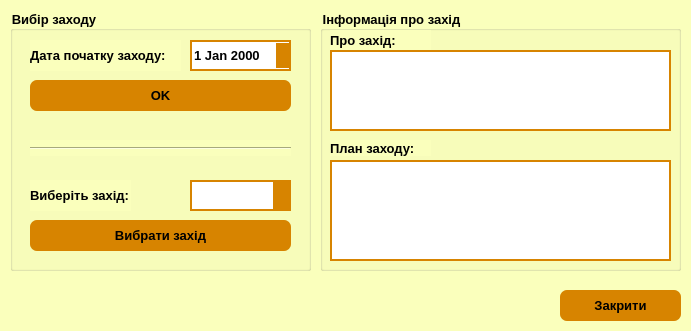
<?xml version="1.0" encoding="UTF-8"?>
<ui version="4.0">
 <class>ShowWindow</class>
 <widget class="QDialog" name="ShowWindow">
  <property name="geometry">
   <rect>
    <x>0</x>
    <y>0</y>
    <width>691</width>
    <height>331</height>
   </rect>
  </property>
  <property name="minimumSize">
   <size>
    <width>691</width>
    <height>331</height>
   </size>
  </property>
  <property name="maximumSize">
   <size>
    <width>691</width>
    <height>331</height>
   </size>
  </property>
  <property name="windowTitle">
   <string>TimeTask - Про заходи</string>
  </property>
  <property name="windowIcon">
   <iconset resource="logo.qrc">
    <normaloff>:/images/timetask-ico.ico</normaloff>:/images/timetask-ico.ico</iconset>
  </property>
  <property name="styleSheet">
   <string notr="true">background-color: rgb(250, 255, 188);</string>
  </property>
  <widget class="QPushButton" name="pushButton">
   <property name="geometry">
    <rect>
     <x>560</x>
     <y>290</y>
     <width>121</width>
     <height>31</height>
    </rect>
   </property>
   <property name="minimumSize">
    <size>
     <width>0</width>
     <height>0</height>
    </size>
   </property>
   <property name="font">
    <font>
     <pointsize>10</pointsize>
     <weight>75</weight>
     <bold>true</bold>
    </font>
   </property>
   <property name="cursor">
    <cursorShape>PointingHandCursor</cursorShape>
   </property>
   <property name="styleSheet">
    <string notr="true">QPushButton {
background-color: rgb(215, 132, 0);
border-style: solid;
border-radius: 7px;
}
QPushButton:hover {
background-color: black;
color: rgb(215, 132, 0);
}
</string>
   </property>
   <property name="text">
    <string>Закрити</string>
   </property>
  </widget>
  <widget class="QGroupBox" name="groupBox">
   <property name="geometry">
    <rect>
     <x>10</x>
     <y>10</y>
     <width>301</width>
     <height>261</height>
    </rect>
   </property>
   <property name="font">
    <font>
     <pointsize>10</pointsize>
     <weight>75</weight>
     <bold>true</bold>
    </font>
   </property>
   <property name="title">
    <string>Вибір заходу</string>
   </property>
   <widget class="QDateEdit" name="dateEdit">
    <property name="geometry">
     <rect>
      <x>180</x>
      <y>30</y>
      <width>101</width>
      <height>31</height>
     </rect>
    </property>
    <property name="font">
     <font>
      <pointsize>10</pointsize>
      <weight>75</weight>
      <bold>true</bold>
     </font>
    </property>
    <property name="styleSheet">
     <string notr="true">QDateEdit {
background-color: rgb(255, 255, 255);
border-style: solid;
border-width:2px;
border-color: rgb(215, 132, 0);
}
QDateEdit::up-button {
background-color: rgb(215, 132, 0);
}
QDateEdit::up-arrow {
image: url(:/images/up.png);
}
QDateEdit::down-button {
background-color: rgb(215, 132, 0);
}
QDateEdit::down-arrow {
image: url(:/images/down.png);
}
QDateEdit::up-button:pressed {
background-color: rgb(154, 92, 0);
 }
QDateEdit::down-button:pressed {
background-color: rgb(154, 92, 0);
 }</string>
    </property>
   </widget>
   <widget class="QPushButton" name="pushButton_4">
    <property name="geometry">
     <rect>
      <x>20</x>
      <y>70</y>
      <width>261</width>
      <height>31</height>
     </rect>
    </property>
    <property name="font">
     <font>
      <pointsize>10</pointsize>
      <weight>75</weight>
      <bold>true</bold>
     </font>
    </property>
    <property name="cursor">
     <cursorShape>PointingHandCursor</cursorShape>
    </property>
    <property name="styleSheet">
     <string notr="true">QPushButton {
background-color: rgb(215, 132, 0);
border-style: solid;
border-radius: 7px;
}
QPushButton:hover {
background-color: black;
color: rgb(215, 132, 0);
}
</string>
    </property>
    <property name="text">
     <string>OK</string>
    </property>
   </widget>
   <widget class="QLabel" name="label_3">
    <property name="geometry">
     <rect>
      <x>20</x>
      <y>30</y>
      <width>151</width>
      <height>31</height>
     </rect>
    </property>
    <property name="font">
     <font>
      <pointsize>10</pointsize>
      <weight>75</weight>
      <bold>true</bold>
     </font>
    </property>
    <property name="text">
     <string>Дата початку заходу:</string>
    </property>
   </widget>
   <widget class="QPushButton" name="pushButton_2">
    <property name="geometry">
     <rect>
      <x>20</x>
      <y>210</y>
      <width>261</width>
      <height>31</height>
     </rect>
    </property>
    <property name="font">
     <font>
      <pointsize>10</pointsize>
      <weight>75</weight>
      <bold>true</bold>
     </font>
    </property>
    <property name="cursor">
     <cursorShape>PointingHandCursor</cursorShape>
    </property>
    <property name="styleSheet">
     <string notr="true">QPushButton {
background-color: rgb(215, 132, 0);
border-style: solid;
border-radius: 7px;
}
QPushButton:hover {
background-color: black;
color: rgb(215, 132, 0);
}
</string>
    </property>
    <property name="text">
     <string>Вибрати захід</string>
    </property>
   </widget>
   <widget class="QComboBox" name="comboBox">
    <property name="geometry">
     <rect>
      <x>180</x>
      <y>170</y>
      <width>101</width>
      <height>31</height>
     </rect>
    </property>
    <property name="font">
     <font>
      <pointsize>10</pointsize>
      <weight>75</weight>
      <bold>true</bold>
     </font>
    </property>
    <property name="styleSheet">
     <string notr="true">QComboBox {
background-color: rgb(255, 255, 255);
border-style: solid;
border-width:2px;
border-color: rgb(215, 132, 0);
selection-color: rgb(0, 0, 0);
}
QComboBox::drop-down {
background-color: rgb(215, 132, 0);
}
QComboBox::down-arrow {
image: url(:/images/down.png);
top: 1px;
left: 1px;
}
QComboBox::drop-down:pressed {
background-color: rgb(154, 92, 0);
 }</string>
    </property>
   </widget>
   <widget class="QLabel" name="label">
    <property name="geometry">
     <rect>
      <x>20</x>
      <y>170</y>
      <width>101</width>
      <height>31</height>
     </rect>
    </property>
    <property name="font">
     <font>
      <pointsize>10</pointsize>
      <weight>75</weight>
      <bold>true</bold>
     </font>
    </property>
    <property name="text">
     <string>Виберіть захід:</string>
    </property>
   </widget>
   <widget class="Line" name="line">
    <property name="geometry">
     <rect>
      <x>20</x>
      <y>130</y>
      <width>261</width>
      <height>16</height>
     </rect>
    </property>
    <property name="orientation">
     <enum>Qt::Horizontal</enum>
    </property>
   </widget>
  </widget>
  <widget class="QGroupBox" name="groupBox_2">
   <property name="geometry">
    <rect>
     <x>320</x>
     <y>10</y>
     <width>361</width>
     <height>261</height>
    </rect>
   </property>
   <property name="font">
    <font>
     <pointsize>10</pointsize>
     <weight>75</weight>
     <bold>true</bold>
    </font>
   </property>
   <property name="title">
    <string>Інформація про захід</string>
   </property>
   <widget class="QTableView" name="tableView">
    <property name="geometry">
     <rect>
      <x>10</x>
      <y>40</y>
      <width>341</width>
      <height>81</height>
     </rect>
    </property>
    <property name="font">
     <font>
      <pointsize>10</pointsize>
     </font>
    </property>
    <property name="styleSheet">
     <string notr="true">background-color: rgb(255, 255, 255);
border-style: solid;
border-width:2px;
border-color: rgb(215, 132, 0);</string>
    </property>
    <property name="editTriggers">
     <set>QAbstractItemView::NoEditTriggers</set>
    </property>
    <property name="sortingEnabled">
     <bool>true</bool>
    </property>
    <attribute name="verticalHeaderShowSortIndicator" stdset="0">
     <bool>true</bool>
    </attribute>
   </widget>
   <widget class="QLabel" name="label_2">
    <property name="geometry">
     <rect>
      <x>10</x>
      <y>20</y>
      <width>101</width>
      <height>20</height>
     </rect>
    </property>
    <property name="font">
     <font>
      <pointsize>10</pointsize>
      <weight>75</weight>
      <bold>true</bold>
     </font>
    </property>
    <property name="text">
     <string>Про захід:</string>
    </property>
   </widget>
   <widget class="QTableView" name="tableView_2">
    <property name="geometry">
     <rect>
      <x>10</x>
      <y>150</y>
      <width>341</width>
      <height>101</height>
     </rect>
    </property>
    <property name="font">
     <font>
      <pointsize>10</pointsize>
     </font>
    </property>
    <property name="styleSheet">
     <string notr="true">background-color: rgb(255, 255, 255);
border-style: solid;
border-width:2px;
border-color: rgb(215, 132, 0);</string>
    </property>
    <property name="lineWidth">
     <number>1</number>
    </property>
    <property name="midLineWidth">
     <number>0</number>
    </property>
    <property name="editTriggers">
     <set>QAbstractItemView::NoEditTriggers</set>
    </property>
    <property name="alternatingRowColors">
     <bool>false</bool>
    </property>
    <property name="selectionMode">
     <enum>QAbstractItemView::SingleSelection</enum>
    </property>
    <property name="sortingEnabled">
     <bool>true</bool>
    </property>
    <attribute name="verticalHeaderShowSortIndicator" stdset="0">
     <bool>true</bool>
    </attribute>
   </widget>
   <widget class="QLabel" name="label_4">
    <property name="geometry">
     <rect>
      <x>10</x>
      <y>130</y>
      <width>101</width>
      <height>16</height>
     </rect>
    </property>
    <property name="font">
     <font>
      <pointsize>10</pointsize>
      <weight>75</weight>
      <bold>true</bold>
     </font>
    </property>
    <property name="text">
     <string>План заходу:</string>
    </property>
   </widget>
  </widget>
 </widget>
 <resources>
  <include location="logo.qrc"/>
 </resources>
 <connections/>
</ui>
